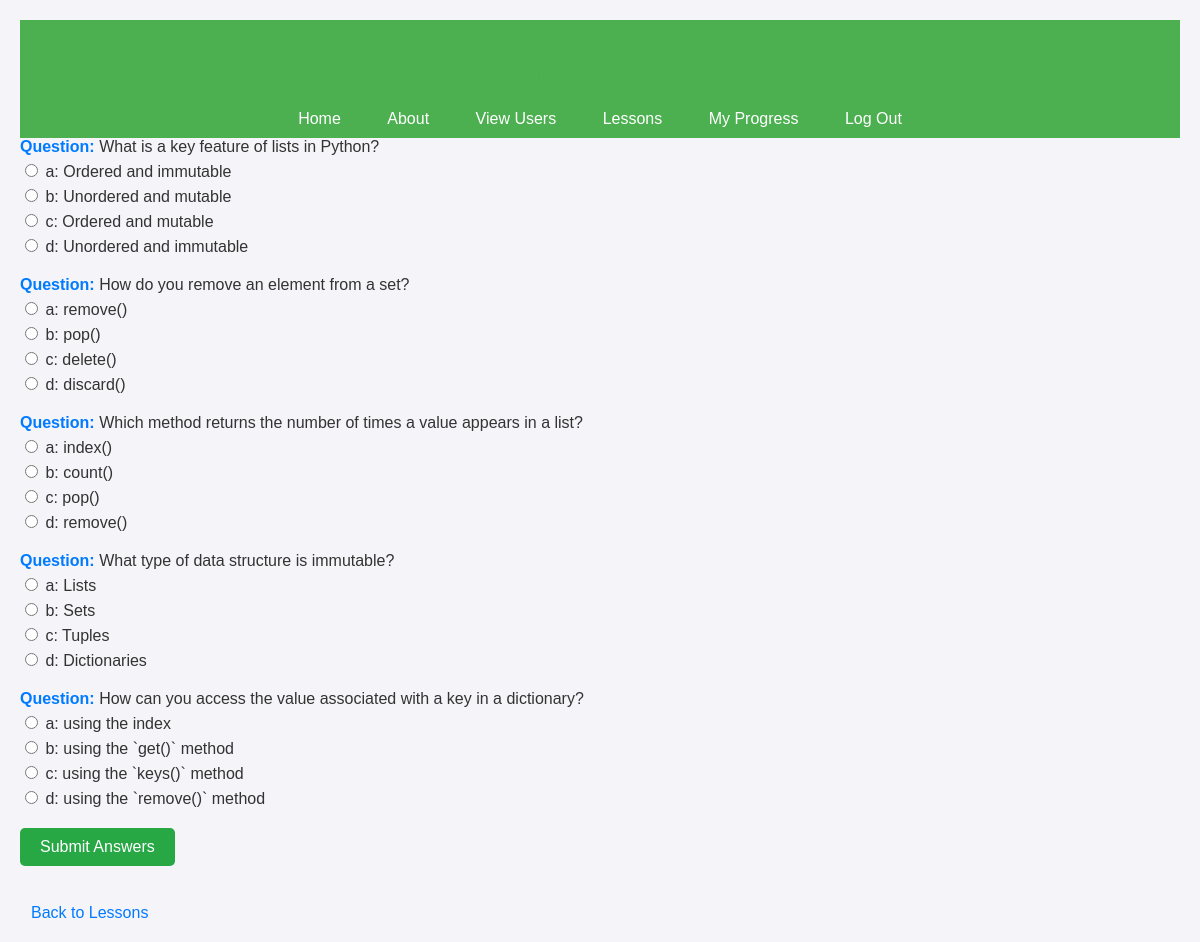
The page /lessons/take_lesson_test/4/ (signed in) on the database its author committed.
### lessons/models.py (models this page shows, shortened)
class Quiz(models.Model):
    lesson = models.ForeignKey(Lesson, on_delete=models.CASCADE, related_name="quizzes")
    question = models.TextField()
    answer_choices = models.JSONField()  # Store multiple choices as JSON
    correct_answer = models.CharField(max_length=100)
    points = models.IntegerField(default=0)

### lessons/views.py (the view, shortened to what this page needs)
# urls.py: path('take_lesson_test/<int:lesson_id>/', views.take_lesson_test, name='take_lesson_test'),
@login_required
def take_lesson_test(request, lesson_id):
    lesson = get_object_or_404(Lesson, pk=lesson_id)
    quizzes = lesson.quizzes.all()
    tasks = lesson.tasks.all()
    return render(request, 'take_lesson_test.html', {'lesson': lesson, 'quizzes': quizzes, 'tasks': tasks})

### lessons/templates/take_lesson_test.html (shortened to what this page needs)
{% extends 'base.html' %}
{% block content %}
<head>
    {% load static %}
    <link rel="stylesheet" type="text/css" href="{% static 'styles/test_style.css' %}">
    <link rel="stylesheet" href="https://cdnjs.cloudflare.com/ajax/libs/codemirror/5.65.12/codemirror.min.css">
    <link rel="stylesheet" href="https://cdnjs.cloudflare.com/ajax/libs/codemirror/5.65.12/theme/monokai.min.css">
</head>
{% if lesson.is_task_based %}
    <h2>Task for Lesson: {{ lesson.title }}</h2>
    <p><strong>Task Description:</strong> {{ tasks.first.description|safe }}</p>
    <form method="post" action="{% url 'lessons:take_lesson_test' lesson.id %}" id="taskForm">
        {% csrf_token %}
        <label for="task_code">Write your code:</label>
        <div id="code-editor-container"></div>
        <textarea id="task_code" name="task_code" style="display:none;"></textarea>
        <br>
        <button type="submit">Submit Task</button>
    </form>
{% else %}
    <form method="post" action="{% url 'lessons:take_lesson_test' lesson.id %}" id="quizForm">
        <div>
            {% for quiz in quizzes %}
            <div class="quiz-question">
                <strong>Question:</strong> {{ quiz.question|safe }}
                {% for key, choice in quiz.answer_choices.items %}
                <label>
                    <input type="radio" name="quiz_{{ quiz.id }}" value="{{ key }}">
                    {{ key }}: {{ choice|safe }}
                </label>
                {% endfor %}
            </div>
            {% empty %}
            <div>No test available for this lesson.</div>
            {% endfor %}
        </div>
        <button type="submit">Submit Answers</button>
    </form>
{% endif %}
<br>
<a href="{% url 'lessons:view_lessons' 1 lesson.id %}">Back to Lessons</a>
{% endblock %}

### static/css/styles.css (style rules this page uses)
body { font-family: Arial, sans-serif; margin: 20px; padding: 0; background-color: #f9f9f9; color: #333; }

### lessons/templates/styles/test_style.css (style rules this page uses)
body { font-family: Arial, sans-serif; background-color: #f9f9f9; color: #333; margin: 0; padding: 0; }
strong { color: #007BFF; }
a { text-decoration: none; color: #007BFF; border: 1px solid transparent; padding: 5px 10px; border-radius: 3px; transition: background-color 0.3s ease; }

### lessons/templates/take_lesson_test.html (style rules this page uses)
body { font-family: Arial, sans-serif; background-color: #f4f4f9; color: #333; padding: 20px; }
button[type="submit"] { background-color: #28a745; color: #fff; border: none; padding: 10px 20px; font-size: 1em; border-radius: 5px; cursor: pointer; transition: background-color 0.3s ease; }
a { color: #007bff; text-decoration: none; }
.quiz-question { margin-bottom: 20px; }
label { display: block; margin-top: 5px; }

### rows shown on the page
Quiz: question "What is a key feature of lists in Python?", answer_choices "a" "b" "c" "d", answer_choices "Ordered and immutable" "Unordered and mutable" "Ordered and mutable" "Unordered and immutable"
Quiz: question "How do you remove an element from a set?", answer_choices "a" "b" "c" "d", answer_choices "remove()" "pop()" "delete()" "discard()"
Quiz: question "Which method returns the number of times a value appears in a list?", answer_choices "a" "b" "c" "d", answer_choices "index()" "count()" "pop()" "remove()"
Quiz: question "What type of data structure is immutable?", answer_choices "a" "b" "c" "d", answer_choices "Lists" "Sets" "Tuples" "Dictionaries"
Quiz: question "How can you access the value associated with a key in a dictionary?", answer_choices "a" "b" "c" "d", answer_choices "using the index" "using the `get()` method" "using the `keys()` method" "using the `remove()` method"
